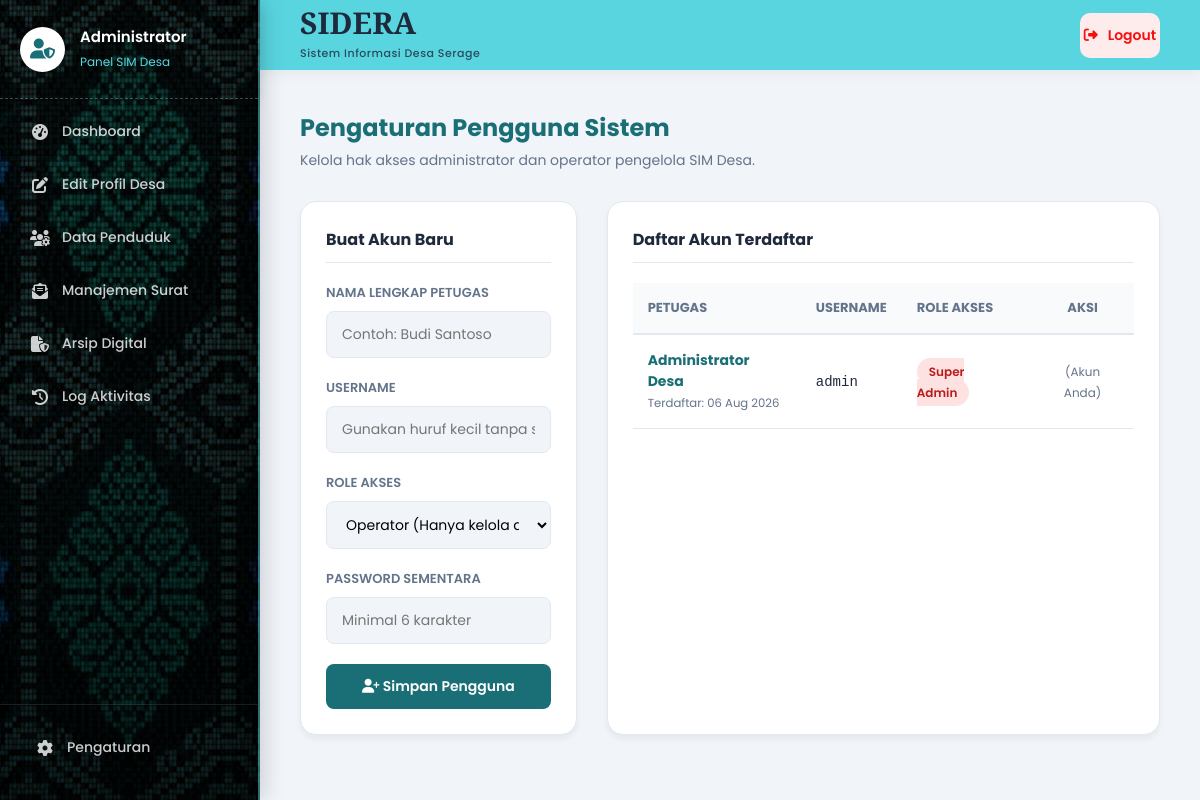
Page /admin/pengaturan_user.php (signed in) on the committed database.
### tables this page shows
CREATE TABLE `users` (
  `id` int(11) NOT NULL,
  `username` varchar(50) NOT NULL,
  `password` varchar(255) NOT NULL,
  `nama_admin` varchar(100) NOT NULL,
  `role` enum('Super Admin','Operator') DEFAULT 'Operator',
  `created_at` timestamp NOT NULL DEFAULT current_timestamp()
);

### admin/pengaturan_user.php (the view, shortened to what this page needs)
<?php
require_once '../config/koneksi.php';
require_once 'includes/admin_header.php';
$q_users = $koneksi->query("SELECT * FROM users ORDER BY created_at DESC");
?>
<div class="page-header">
    <h1 class="page-title">Pengaturan Pengguna Sistem</h1>
    <p class="page-subtitle">Kelola hak akses administrator dan operator pengelola SIM Desa.</p>
</div>
<div class="layout-grid">
    <div class="admin-card" style="height: fit-content;">
        <h3 style="font-size: 16px; margin-bottom: 20px; border-bottom: 1px solid #e2e8f0; padding-bottom: 10px;">Buat Akun Baru</h3>
        <form action="" method="POST">
            <div class="form-group">
                <label class="form-label">Nama Lengkap Petugas</label>
                <input type="text" name="nama_admin" class="form-control" required placeholder="Contoh: Budi Santoso">
            </div>
            <div class="form-group">
                <label class="form-label">Username</label>
                <input type="text" name="username" class="form-control" required placeholder="Gunakan huruf kecil tanpa spasi">
            </div>
            <div class="form-group">
                <label class="form-label">Role Akses</label>
                <select name="role" class="form-control" required>
                    <option value="Operator">Operator (Hanya kelola data)</option>
                </select>
            </div>
            <div class="form-group">
                <label class="form-label">Password Sementara</label>
                <input type="password" name="password" class="form-control" required placeholder="Minimal 6 karakter">
            </div>
            <button type="submit" name="tambah_user" class="btn-save"><i class="fa-solid fa-user-plus"></i> Simpan Pengguna</button>
        </form>
    </div>
    <div class="admin-card">
        <h3 style="font-size: 16px; margin-bottom: 20px; border-bottom: 1px solid #e2e8f0; padding-bottom: 10px;">Daftar Akun Terdaftar</h3>
        <div style="overflow-x: auto;">
            <table class="admin-table">
                <thead>
                    <tr>
                        <th>Petugas</th>
                        <th>Username</th>
                        <th>Role Akses</th>
                        <th style="text-align: center;">Aksi</th>
                    </tr>
                </thead>
                <tbody>
                    <?php while ($row = $q_users->fetch_assoc()): ?>
                        <tr>
                            <td>
                                <strong style="color: var(--primary);"><?= htmlspecialchars($row['nama_admin']) ?></strong><br>
                                <small style="color: var(--text-muted);">Terdaftar: <?= date('d M Y', strtotime($row['created_at'])) ?></small>
                            </td>
                            <td style="font-family: monospace;"><?= htmlspecialchars($row['username']) ?></td>
                            <td>
                                <span class="badge-role <?= $row['role'] == 'Super Admin' ? 'role-super' : 'role-operator' ?>">
                                    <?= htmlspecialchars($row['role']) ?>
                                </span>
                            </td>
                            <td style="text-align: center;">
                                <?php if ($row['id'] != $_SESSION['admin_id']): ?>
                                    <a href="?hapus_id=<?= $row['id'] ?>" onclick="return confirm('Hapus akses untuk petugas ini?')" style="color: #ef4444; font-size: 18px;" title="Hapus Akun">
                                        <i class="fa-solid fa-trash-can"></i>
                                    </a>
                                <?php else: ?>
                                    <span style="color: var(--text-muted); font-size: 12px;">(Akun Anda)</span>
                                <?php endif; ?>
                            </td>
                        </tr>
                    <?php endwhile; ?>
                </tbody>
            </table>
        </div>
    </div>
</div>
<?php require_once 'includes/admin_footer.php'; ?>

### admin/includes/admin_header.php (style rules this page uses)
:root { --sidebar-bg: #1a6f76; --sidebar-hover: #13555b; --topbar-bg: #59d5e0; --bg-light: #f1f5f9; --text-dark: #1e293b; --text-muted: #64748b; --primary: #1a6f76; --secondary: #59d5e0; --shadow-sm: 0 4px 6px rgba(0,0,0,0.05); --shadow-md: 0 10px 20px rgba(0,0,0,0.08); --transition: all 0.3s ease; }
* { margin: 0; padding: 0; box-sizing: border-box; font-family: 'Poppins', sans-serif; }
body { background-color: var(--bg-light); color: var(--text-dark); display: flex; min-height: 100vh; overflow-x: hidden; }
.page-header { margin-bottom: 30px; }
.page-title { font-size: 24px; color: var(--primary); font-weight: 700; }
.page-subtitle { color: var(--text-muted); font-size: 14px; margin-top: 5px; }
.admin-card { background: #ffffff; border-radius: 16px; padding: 25px; box-shadow: var(--shadow-sm); border: 1px solid #e2e8f0; }

### admin/pengaturan_user.php (style rules this page uses)
.layout-grid { display: grid; grid-template-columns: 1fr 2fr; gap: 30px; }
.form-group { margin-bottom: 20px; }
.form-label { display: block; font-size: 13px; font-weight: 600; color: var(--text-muted); margin-bottom: 8px; text-transform: uppercase; }
.form-control { width: 100%; padding: 12px 15px; border: 1px solid #e2e8f0; border-radius: 8px; font-size: 14px; outline: none; transition: var(--transition); background: var(--bg-light); font-family: 'Poppins', sans-serif; }
.btn-save { background: var(--primary); color: white; border: none; padding: 12px 20px; border-radius: 8px; font-size: 14px; font-weight: 600; cursor: pointer; transition: 0.3s; width: 100%; }
.admin-table { width: 100%; border-collapse: collapse; }
.admin-table th { background: #f8fafc; color: var(--text-muted); padding: 15px; text-align: left; font-size: 13px; text-transform: uppercase; border-bottom: 2px solid #e2e8f0; }
.admin-table td { padding: 15px; border-bottom: 1px solid #e2e8f0; font-size: 14px; vertical-align: middle; color: var(--text-dark); }
.badge-role { padding: 5px 12px; border-radius: 20px; font-size: 12px; font-weight: 600; }
.role-super { background: #fee2e2; color: #b91c1c; }

### rows in the picture
users: nama_admin "Administrator Desa", created_at "06 Aug 2026", username "admin", role "Super Admin", shows "(Akun Anda)"
